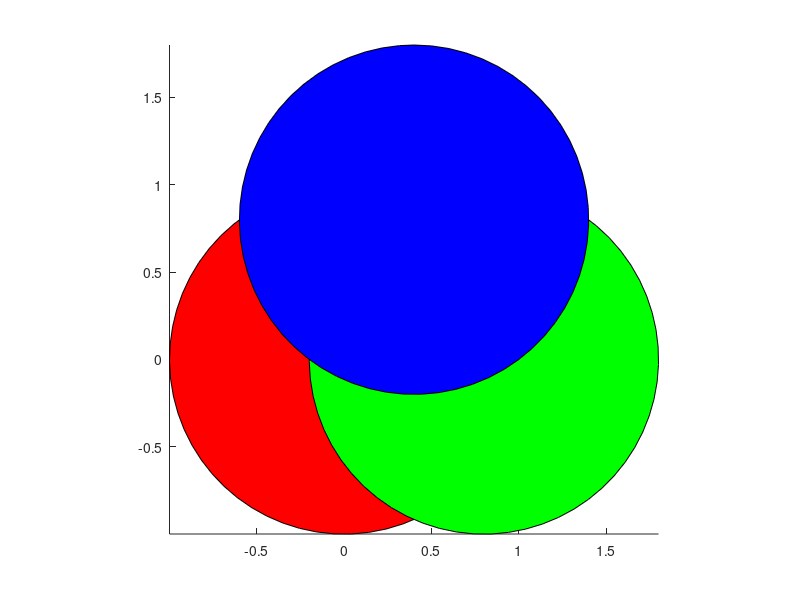

Reproduce this figure in MATLAB. (Note: this script raises an error after producing the figure.)

% The earth fomulation 

t = 0:0.1:2*pi;
x = sin(t);
y = cos(t);

figure
patch(x,y,'r')
patch(x+0.8,y,'g')
patch(x+0.4,y+0.8,'b')
axis square tight 
alpha(0.3)

%Transparency of individual surfaces 
[X,Y,Z] = peaks(20);
s2 = surf(X,Y,Z);
s2.AlphaData = gradient(Z);    
s2.FaceAlpha = 'flat';

%Transparency for individual images
earth = imread('landOcean.jpg');
image(earth)    
axis image

% Adding cloud layer in the trasparency
clouds = imread('cloudCombined.jpg');
image(earth)
axis image
hold on
im = image(clouds);
im.AlphaData = max(clouds,[],3);    
hold off
%Transparency for individual patches 
cla
p1 = patch(x,y,'r');
axis square tight
p1.FaceVertexAlphaData = 0.2;
p1.FaceAlpha = 'flat' ; 
p1.FaceVertexAlphaData = x';
p1.FaceAlpha = 'interp';

%Transparency with Texture maping
[px,py,pz] = sphere(50);

sEarth = surface(py, px ,flip(pz));
sEarth.FaceColor = 'texturemap';
sEarth.EdgeColor = 'none';
sEarth.CData = earth;
hold on
sCloud = surface(px*1.02,py*1.02,flip(pz)*1.02); 

sCloud.FaceColor = 'texturemap'; 
sCloud.EdgeColor = 'none';
sCloud.CData = clouds;

sCloud.FaceAlpha = 'texturemap';
sCloud.AlphaData = max(clouds,[],3);
hold off
view([80 2]) 
daspect([1 1 1])
axis off tight



